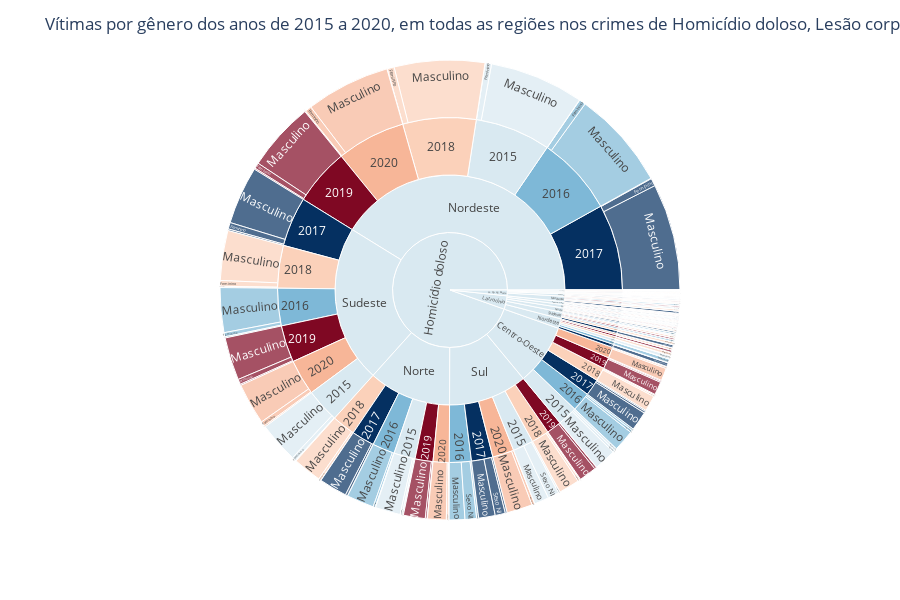

This figure's notebook cell:
### Code cell
# grafico, o path mostra a ordem hierárquica do gráfico, o primeiro é o nível um, o segundo o nível dois,...
# o segundo nível está dentro do primeiro, o terceiro dentro do segundo que está dentro do primeiro,...
# o path vai percorrer toda a lista informada e juntar todos os iguais e seus respectivos valores
figura = px.sunburst(dados, path=['crime', 'regiao', 'ano', 'genero'], values='vitimas',
                  color='ano',  # define que a cor do nível que está o ano será mudada
                  color_discrete_sequence=["rgb(217, 233, 241)", "rgb(247, 182, 152)", "rgb(127, 8, 35)",
                                           "rgb(251, 209, 186)", "rgb(126, 184, 215)", "rgb(5, 48, 97)",
                                           "rgb(217, 233, 241)"]  # define a ordem das cores a serem mudadas
                  )

figura.update_layout(
    height=600,  # tamanho do gráfico em px
    title={"text": "Vítimas por gênero dos anos de 2015 a 2020, em todas as regiões nos crimes de Homicídio doloso, Lesão corporal seguida de morte e Latrocínio"}  # título
)

### Figure 1 — Plotly figure (JSON) as saved in the notebook; plotly's stock layout.template omitted (floating-point values rounded to 4 significant figures; data arrays with more than 128 entries replaced by an {"elided": "..."} marker saying what was removed)
{"data": [{"branchvalues": "total", "customdata": {"elided": "378x1 str values"}, "domain": {"x": [0, 1], "y": [0, 1]}, "hovertemplate": "labels=%{label}<br>vitimas=%{value}<br>parent=%{parent}<br>id=%{id}<br>ano=%{customdata[0]}<extra></extra>", "ids": {"elided": "378 str values"}, "labels": {"elided": "378 str values"}, "marker": {"colors": {"elided": "378 str values"}}, "name": "", "parents": {"elided": "378 str values"}, "type": "sunburst", "values": {"elided": "378 int values"}}], "layout": {"height": 600, "legend": {"tracegroupgap": 0}, "margin": {"t": 60}, "sunburstcolorway": ["rgb(217, 233, 241)", "rgb(247, 182, 152)", "rgb(127, 8, 35)", "rgb(251, 209, 186)", "rgb(126, 184, 215)", "rgb(5, 48, 97)", "rgb(217, 233, 241)"], "title": {"text": "Vítimas por gênero dos anos de 2015 a 2020, em todas as regiões nos crimes de Homicídio doloso, Lesão corporal seguida de morte e Latrocínio"}}}
